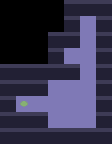

Tiled map render using the project's own tile images. Description and the whole map definition, tile-layer contents included, below:
An orthogonal 7x9 tile map with 16x16 px tiles, 3 tile layers (tiles, collidable, win) and 4 objects (2x Door, PlayerStart, PressurePlate).

<map version="1.2" tiledversion="1.3.2" orientation="orthogonal" renderorder="right-down" compressionlevel="0" width="7" height="9" tilewidth="16" tileheight="16" infinite="0" nextlayerid="7" nextobjectid="14">
 <editorsettings>
  <export target="../Maps/map_6.json" format="json" />
 </editorsettings>
 <properties>
  <property name="Name" value="Plan Ahead, Or Press Z" />
 </properties>
 <tileset firstgid="1" source="Tiles_1.tsx" />
 <layer id="1" name="tiles" width="7" height="9">
  <data encoding="csv">
0,0,0,0,1,2,3,
0,0,0,0,21,22,23,
0,0,0,1,49,22,23,
0,0,0,21,22,22,23,
6,6,1,2,51,22,23,
1,2,49,22,22,22,23,
21,4,22,22,22,22,23,
41,42,61,22,22,22,23,
6,6,41,42,42,42,43
</data>
 </layer>
 <layer id="5" name="collidable" width="7" height="9">
  <data encoding="csv">
0,0,0,0,2,2,2,
0,0,0,0,2,0,2,
0,0,0,2,2,0,2,
0,0,0,2,0,0,2,
2,2,2,2,2,0,2,
2,2,2,0,0,0,2,
2,0,0,0,0,0,2,
2,2,2,0,0,0,2,
2,2,2,2,2,2,2
</data>
 </layer>
 <layer id="6" name="win" width="7" height="9">
  <data encoding="csv">
0,0,0,0,0,0,0,
0,0,0,0,0,0,0,
0,0,0,0,0,0,0,
0,0,0,0,0,0,0,
0,0,0,0,0,0,0,
0,0,0,0,0,0,0,
0,4,0,0,0,0,0,
0,0,0,0,0,0,0,
0,0,0,0,0,0,0
</data>
 </layer>
 <objectgroup id="4" name="entities">
  <object id="4" type="PlayerStart" x="84.3777" y="20.5804" width="7.63636" height="6" />
  <object id="10" name="2" type="Door" x="86.5716" y="70.4046" width="3.5" height="3.375">
   <properties>
    <property name="Blocking" value="True" />
   </properties>
  </object>
  <object id="12" name="2" type="PressurePlate" x="67.5057" y="52.3466" width="9.375" height="8.125" />
  <object id="13" name="2" type="Door" x="38" y="102.313" width="3.5" height="3.375">
   <properties>
    <property name="Blocking" value="False" />
    <property name="Side" value="True" />
   </properties>
  </object>
 </objectgroup>
</map>